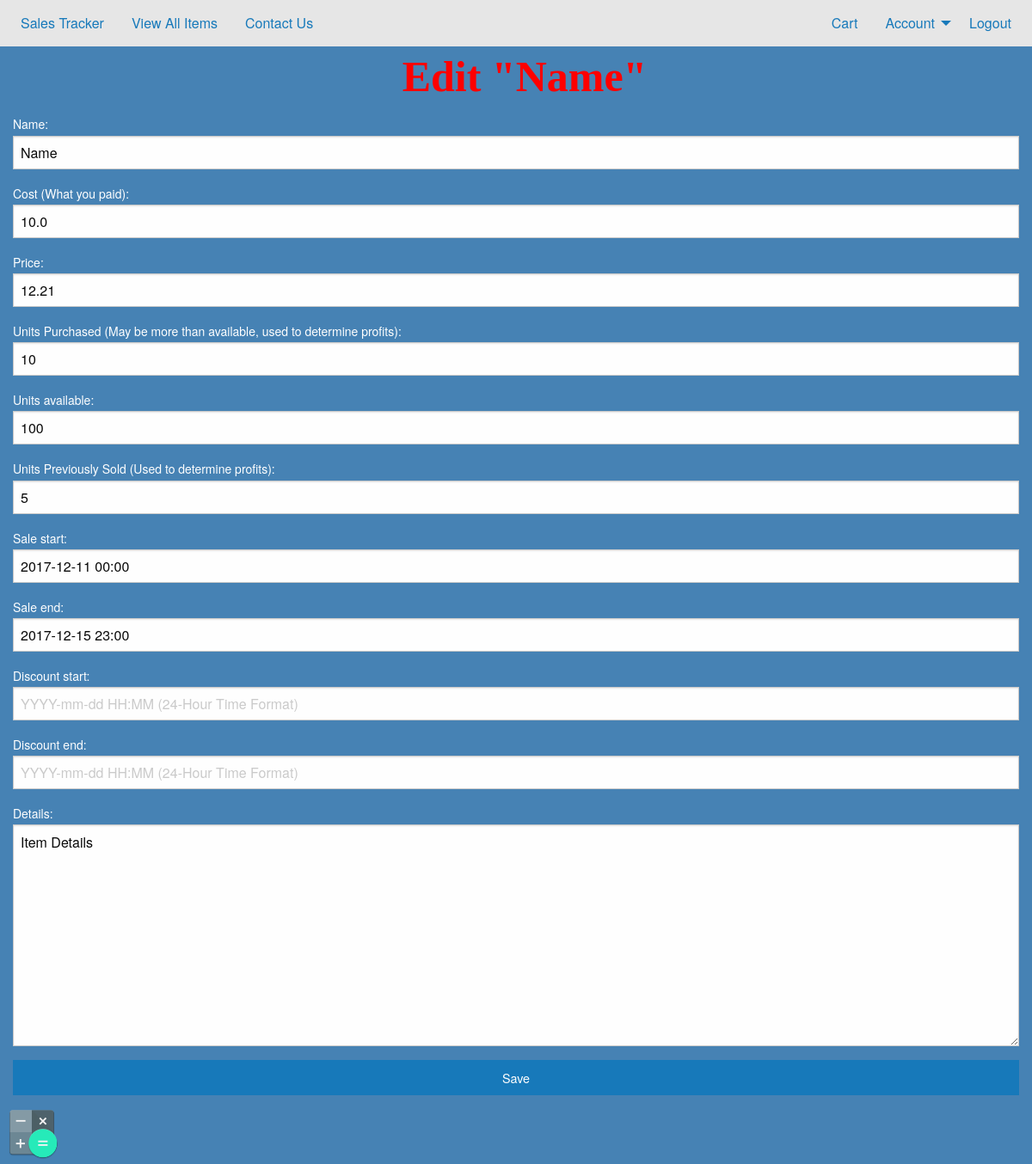
Before: /account/edit_item/1/ (signed in) with the older database file.
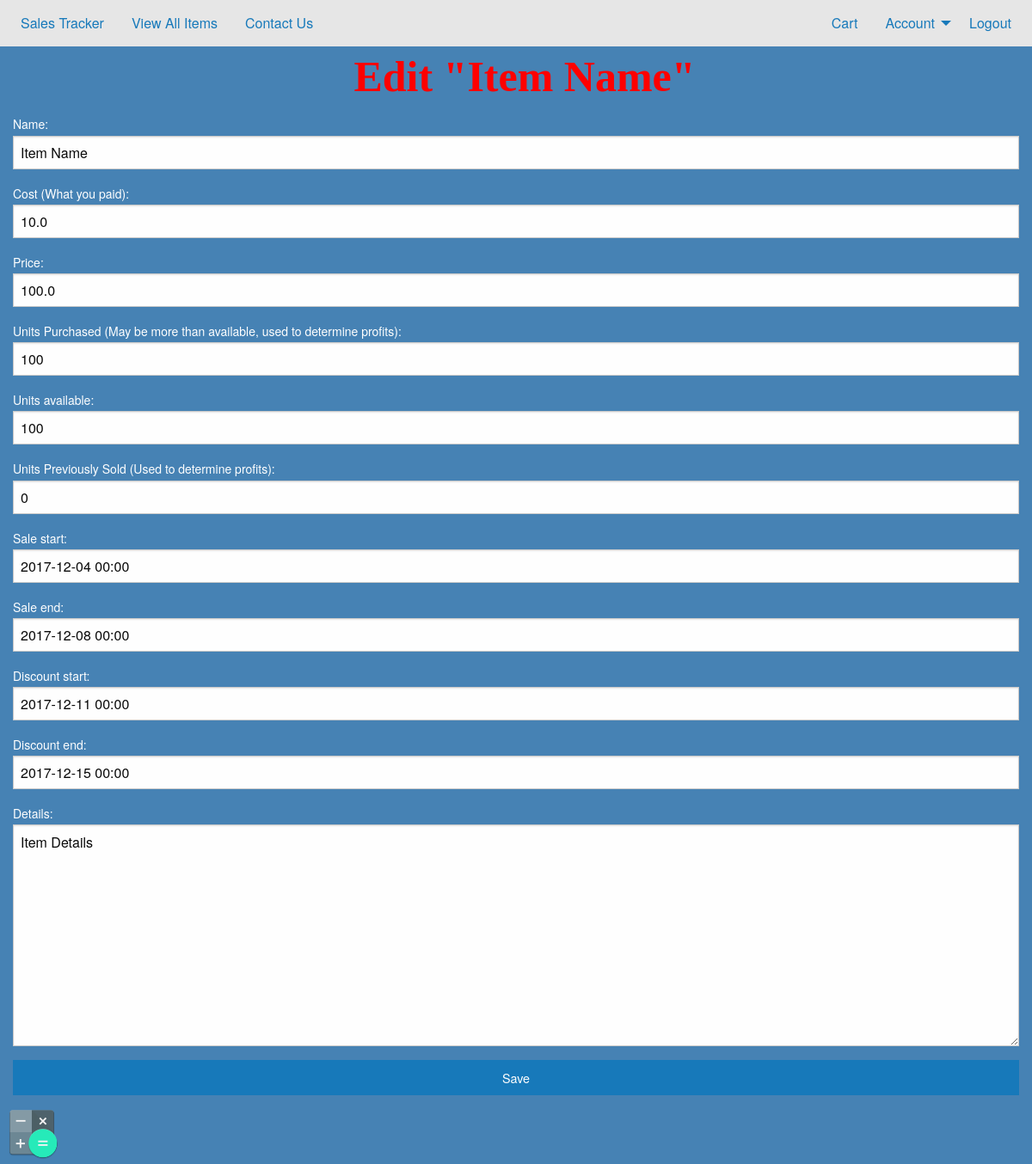
After: the same page with the newer database file.
### main_app/models.py (models this page shows, shortened)
class Item(models.Model):
	user = models.ForeignKey(
		User,
		on_delete = models.CASCADE,
		null = True
	)
	name = models.CharField(
		max_length = 32
	)
	cost = models.DecimalField(
		max_digits = 12,
		decimal_places = 2,
		default = 0.00
	)
	price = models.DecimalField(
		max_digits = 12,
		decimal_places = 2,
		default = 0.00
	)
	units_purchased = models.IntegerField(
		default = 0
	)
	units_available = models.IntegerField(
		default = 0
	)
	units_previously_sold = models.IntegerField(
		default = 0
	)
	units_sold = models.IntegerField(
		default = 0
	)
	sale_start = models.DateTimeField(
		null = True,
		blank = True
	)
	sale_end = models.DateTimeField(
		null = True,
		blank = True
	)
	discount_start = models.DateTimeField(
		null = True,
		blank = True
	)
	discount_end = models.DateTimeField(
		null = True,
		blank = True
	)
	details = models.TextField()
	date_created = models.DateTimeField(
		auto_now_add = True
	)
	date_updated = models.DateTimeField(
		auto_now = True
	)

### main_app/views.py (the view)
# urls.py: url(r'^account/edit_item/(?P<item_id>[0-9]+)/$', views.edit_item, name="edit_item"),
@login_required
def edit_item(request, item_id):
	item = Item.objects.filter(id=item_id)
	if item:
		item = item[0]
		item_data = ""
		if request.user == item.user:
			if request.method == 'POST':
				edit_item_form = ItemForm(request.POST)
				if edit_item_form.is_valid():
					item.name = edit_item_form.cleaned_data['name']
					item.cost = edit_item_form.cleaned_data['cost']
					item.price = edit_item_form.cleaned_data['price']
					item.units_purchased = edit_item_form.cleaned_data['units_purchased']
					item.units_available = edit_item_form.cleaned_data['units_available']
					item.units_previously_sold = edit_item_form.cleaned_data['units_previously_sold']
					item.sale_start = edit_item_form.cleaned_data['sale_start']
					item.sale_end = edit_item_form.cleaned_data['sale_end']
					item.discount_start = edit_item_form.cleaned_data['discount_start']
					item.discount_end = edit_item_form.cleaned_data['discount_end']
					item.details = edit_item_form.cleaned_data['details']
					item.save()
					return HttpResponseRedirect('/account/user_items/')
			else:
				edit_item_form = ItemForm()
				item_data = json.dumps({
					'name': item.name,
					'cost': str(float(item.cost)),
					'price': str(float(item.price)),
					'units_purchased': item.units_purchased,
					'units_available': item.units_available,
					'units_previously_sold': item.units_previously_sold,
					'sale_start': str(item.sale_start),
					'sale_end': str(item.sale_end),
					'discount_start': str(item.discount_start),
					'discount_end': str(item.discount_end),
					'details': item.details
				})
			context = {
				'form': edit_item_form,
				'item': item,
				'item_data': item_data
			}
			return render(request, 'account/edit_item.html', context)
	else:
		return HttpResponseRedirect('/')

### main_app/context_processors.py (called while the page is built)
def processors(request):
    if request.user.username and not AccountSettings.objects.filter(user=request.user):
        AccountSettings.objects.create(
            user = request.user,
            deny_chat = False,
            online = True,
        )
    deny_chat = "false"
    if request.user.username:
        if request.user.settings.deny_chat:
            deny_chat = "true"
    return {
        'website_name': "Sales Tracker",
        'username': request.user.username,
        'deny_chat': deny_chat
    }

### main_app/templates/account/edit_item.html (shortened to what this page needs)
{% extends 'base.html' %}
{% block content %}
	<h1 class="text-center">Edit "{{ item.name }}"</h1>
	<form method="post" action="{% url 'edit_item' item.id %}">
		{{ form }}
		<input type="submit" value="Save" class="button expanded"/>
	</form>
	{% include 'sub_templates/calendar.html' %}
	{% endblock %}

Changed rows visible on the page:
changed Item: name "Name" → "Item Name"
Other visible differences:
form field name: "Name" → "Item Name"
form field price: "12.21" → "100.0"
form field units_purchased: "10" → "100"
form field units_previously_sold: "5" → "0"
form field sale_start: "2017-12-11 00:00" → "2017-12-04 00:00"
form field sale_end: "2017-12-15 23:00" → "2017-12-08 00:00"
form field discount_start: (not shown) → "2017-12-11 00:00"
form field discount_end: (not shown) → "2017-12-15 00:00"
